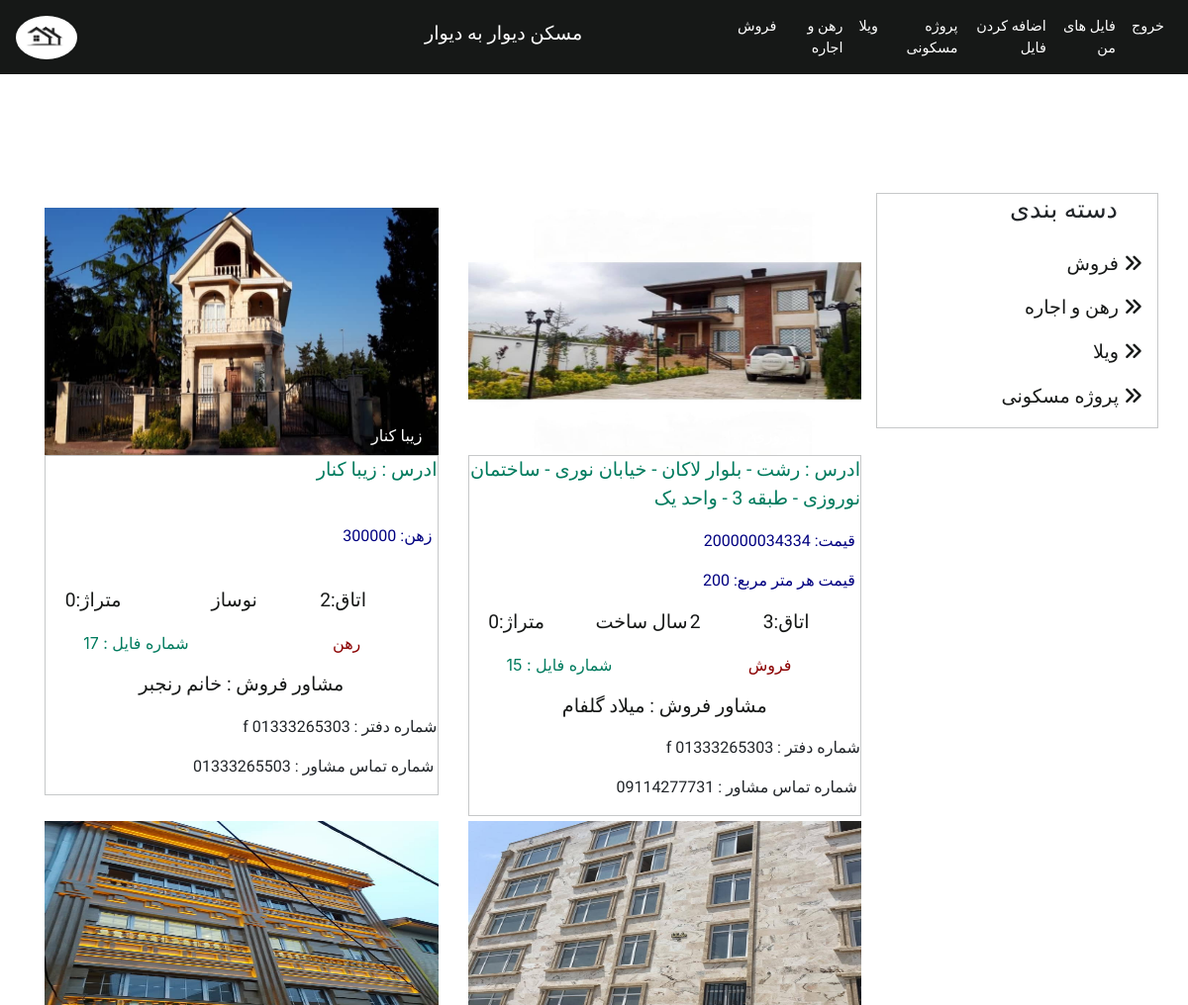
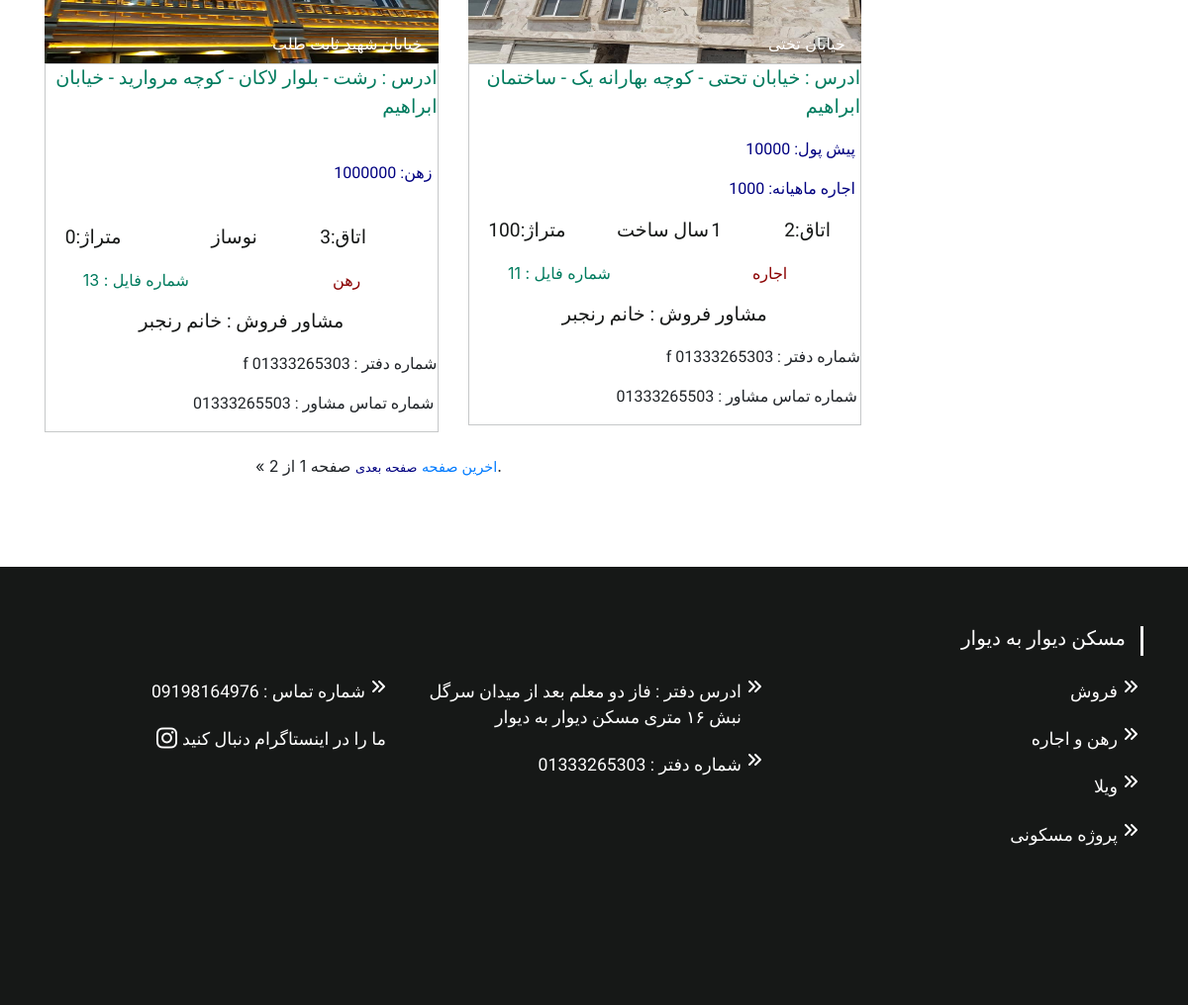
Page /products/seller_product/ (signed in) on the committed database (2 pictures, top to bottom).
### products/models.py (models this page shows, shortened)
class Product(models.Model):
    category = models.ForeignKey(Category, related_name='products', on_delete=models.CASCADE)
    name = models.CharField(max_length=200, db_index=True)
    slug = models.SlugField(max_length=200, db_index=True)
    seller = models.ForeignKey(Seller, db_index=True, default=1, on_delete=models.CASCADE)
    CHOICES = [
        ('frosh', 'frosh'),
        ('villa', 'villa'),
        ('rhn', 'rhn'),
        ('ejare', 'ejare'),
        ('proje', 'proje'),
    ]
    type = models.CharField(
        max_length=5,
        choices = CHOICES,
        default='frosh',
    )
    file_number = models.TextField(default="1")
    image = models.ImageField( default='pic/image_404.png', upload_to='products/%Y/%m/%d', blank=True)
    image2 = models.ImageField(upload_to='products/%Y/%m/%d', blank=True)
    image3 = models.ImageField(upload_to='products/%Y/%m/%d', blank=True)
    image4 = models.ImageField(upload_to='products/%Y/%m/%d', blank=True)
    image5 = models.ImageField(upload_to='products/%Y/%m/%d', blank=True)
    image6 = models.ImageField(upload_to='products/%Y/%m/%d', blank=True)
    image7 = models.ImageField(upload_to='products/%Y/%m/%d', blank=True)
    image8 = models.ImageField(upload_to='products/%Y/%m/%d', blank=True)
    image9 = models.ImageField(upload_to='products/%Y/%m/%d', blank=True)
    image10 = models.ImageField(upload_to='products/%Y/%m/%d', blank=True)
    image11 = models.ImageField(upload_to='products/%Y/%m/%d', blank=True)
    image12 = models.ImageField(upload_to='products/%Y/%m/%d', blank=True)
    image13 = models.ImageField(upload_to='products/%Y/%m/%d', blank=True)
    image14 = models.ImageField(upload_to='products/%Y/%m/%d', blank=True)
    image15 = models.ImageField(upload_to='products/%Y/%m/%d', blank=True)
    image16 = models.ImageField(upload_to='products/%Y/%m/%d', blank=True)
    image17 = models.ImageField(upload_to='products/%Y/%m/%d', blank=True)
    image18 = models.ImageField(upload_to='products/%Y/%m/%d', blank=True)
    image19 = models.ImageField(upload_to='products/%Y/%m/%d', blank=True)
    image20 = models.ImageField(upload_to='products/%Y/%m/%d', blank=True)
    price_met = models.PositiveIntegerField(default=0)
    price = models.PositiveIntegerField(default=0)
    pol_mhn = models.PositiveIntegerField(default=0)
    pish =  models.PositiveIntegerField(default=0)
    bedroom = models.PositiveIntegerField(default=0)
    area = models.PositiveIntegerField(default=0)
    year = models.PositiveIntegerField(default=1)
    parking = models.BooleanField(default=False)
    nastaghi = models.BooleanField(default=False)
    map = models.TextField(default="", blank=True)
    address = models.TextField()
    description = models.TextField(blank=True)
    created = models.DateTimeField(auto_now_add=True)
    class Meta:
        ordering = ('-created',)
        index_together = (('id', 'slug'),)
    def get_absolute_url(self):
        return reverse('products:product-detail', kwargs={'id': self.id, 'slug':self.slug})

### products/views.py (the view)
# urls.py: path('seller_product/', views.SellerListView.as_view(), name='list-seller-products'),
class SellerListView(ListView):
    template_name='products/list2.html'
    paginate_by = 4
    model = Product
    f = 0
    queryset = Product.objects.all()
    context_object_name = 'object_list'
    def get_queryset(self):
        category_slug = self.kwargs.get('category_slug')
        products = Product.objects.filter(seller = Seller.objects.get(user=self.request.user))
        if category_slug:
            category = get_object_or_404(Category, slug=category_slug)
            products = products.filter(category=category)
        return products

### products/templates/products/list2.html (shortened to what this page needs)
{% extends 'base.html' %}
{% load static %}
{% load thumbnail %}
{% block add_css %}
<link rel="stylesheet" media="screen" href="https://fontlibrary.org/face/xb-titre" type="text/css"/>
{% endblock add_css %}
{% block content %}
<div style="margin-top: 10%;" class="container">
    <div class="row">
      <div style="margin-top:10px;" class="col-sm-12 col-lg-9 col-md-12">
        <div class="row">
          {% if object_list %}
          {% for object in object_list %}
          <div style="margin-top:5px;" class="col-list-object col-lg-6 col-md-6">
              <a class="col-3-a" href="{{ object.get_absolute_url }}">
                  <div class="image-text">
                    {% thumbnail object.image "300x300" as im %}
                    <img src="{{im.url}}" height="250px" alt="">
                    {% endthumbnail %}
                    <div  class="bottom-right">{{object.name}}</div>
                  </div>
                  <div style="width: 100%;" class="product-box" >
                    <p class="font-mirza list-address" >  ادرس : {{object.address}} </p>
                    {% if object.type == 'rhn'  %}
                    <div>
                      <p style="margin-top: 10%; margin-bottom: 10%;" class="font-mirza price-list" > {{object.pish}} :زهن</p>
                    </div>
                    {% elif object.type == 'ejare' %}
                    <div>
                      <p class="font-mirza price-list" > {{object.pish}} :پیش پول</p>
                      <p  class="font-mirza price-list" > {{object.pol_mhn}} :اجاره ماهیانه<p>
                    </div>
                    {% elif object.type == 'frosh' or object.type == 'villa' or object.type == 'proje' %}
                    <div>
                      <p class="font-mirza price-list" > {{object.price}} :قیمت</p>
                      <p  class="font-mirza price-list"> {{object.price_met}} :قیمت هر متر مربع<p>
                    </div>
                    {% endif %}
                    <div class="p-list" style="font-size: 1.2rem; width:100%; display: inline-flex;" >
                        <p class="font-mirza list-col3" style="{% if object.year == 99 %} margin-left: 25%; {% else %} margin-left:5% {% endif %}">{{object.area}}:متراژ</p>
                        <p class="font-mirza list-col3" style="  {% if object.year == 0 %}  margin-left: 23%; {% else %}  margin-left: 13%;{% endif %}">
                          {% if object.year == 0 %}
                           نوساز
                           {% else %}
                            {% if object.year != 99 %}
                           <p class="font-mirza pp-list" style=" display:inline-flex; margin-right:2px;">
                              سال ساخت
                           </p>
                           <span class="font-mirza pp-list" >{{object.year}}</span>
                           {% endif %}
                            {% endif %}
                        </p>
                        <p class="font-mirza list-col3"  style=" margin-left: 16%; "> {{object.bedroom}}:اتاق </p>
                    </div>
                    <div class="row">
                      <div class="col-md-6 col-sm-6 col-xs-6">
                        <p class="list-file" style="color: #007b5e;">{{object.file_number}} : شماره فایل </p>
                      </div>
                      <div class="col-md-6 col-sm-6 col-xs-6">
                        <p class="list-file" style="color:darkred;" >{% if object.type == 'frosh' %} فروش {% elif object.type == 'villa' %} ویلا  {%  elif object.type == 'rhn'  %} رهن  {%  elif object.type == 'ejare'  %} اجاره {%  elif object.type == 'proje'  %} پروژه {% endif %}</p>
                      </div>
                    </div>
                    <p class="font-Lalezar"> مشاور فروش : {% if object.type == 'villa' %} خانم صالح نیا {% elif object.type == 'frosh' and object.Nastaghi == True %} کامران بلیغ پور {%  elif object.type == 'frosh' %}  میلاد گلفام{% else %} خانم رنجبر {% endif %} <p>
                    <div class="hidden-not-phone font-mirza" style="display:block font-size: 1.1rem; float:right;">
                      <p style="float:right;">     f شماره دفتر : 01333265303 </p>
                      <p style="margin-right: 3px; float:right;">{% if object.type == 'villa' %} 09331316262 {% elif object.type == 'frosh' and object.Nastaghi == True %} 09119343533 {%  elif object.type == 'frosh' %} 09114277731 {% else %} 01333265503 {% endif %} : شماره تماس مشاور  </p>
                    </div>
                  </div>
              </a>
            </div>
        {% endfor %}
        {% else %}
          <div class="" style="width:100%;">
            <p style="margin-bottom: 200px; margin-left:40%; font-size:2rem; color:red;" class="font-Lalezar">موردی پیدا نشد</p>
          </div>
        {% endif %}
        </div>
      </div>
      <div style="height: 20%;" class= "product-box product-box-display  col-sm-12 col-lg-3 col-md-12">
        <h3 class="ul-li font-Lalezar-h3">دسته بندی</h3>
            <ul>
              <form class="" action="." method="get">
              <li class="ul-li "><a class="col-3-a a-hover font-Lalezar" href="{% url 'products:list-seller-products' category_slug='frosh' %}">فروش <i class="fa fa-angle-double-right"></i></a></li>
                <li class="ul-li"><a class="col-3-a a-hover  font-Lalezar" href="{% url 'products:list-seller-products' category_slug='rhn-va-ejare' %}">رهن و اجاره <i class="fa fa-angle-double-right"></i></a></li>
                <li class="ul-li"><a class="col-3-a  font-Lalezar" href="{% url 'products:list-seller-products' category_slug='villa' %}">ویلا <i class="fa fa-angle-double-right"></i></a></li>
                <li class="ul-li"><a class="col-3-a  font-Lalezar" href="{% url 'products:list-seller-products' category_slug='proje' %}">پروژه مسکونی <i class="fa fa-angle-double-right"></i></a></li>
            </ul>
        </div>
  {% if object_list %}
    <div class="pagination page-div">
      <span class="step-links">
        {% if page_obj.has_next %}
            &laquo;
            <a class="page-first"  href="?page={{ page_obj.paginator.num_pages }}&{{ urlp  }}">اخرین صفحه</a>
            <a class="page-next" href="?page={{ page_obj.next_page_number }}&{{ urlp  }}">صفحه بعدی</a>
        {% endif %}
        <span  class="current page-number">
            صفحه {{ page_obj.number }} از {{ page_obj.paginator.num_pages }}.
        </span>
      </span>
    </div>
{% endif %}
  </div>
</div>
{% endblock content %}

### rows in the picture
Product: shows a picture, name "زیبا کنار", address "زیبا کنار", pish "300000", area "0", year "نوساز", bedroom "2", file_number "17", type "رهن"
Product: shows a picture, address "رشت - بلوار لاکان - خیابان نوری - ساختمان نوروزی - طبقه 3 - واحد یک", price "200000034334", price_met "200", area "0", year "2", bedroom "3", file_number "15", type "فروش"
Product: shows a picture, name "خیابان شهید ثابت طلب", address "رشت - بلوار لاکان - کوچه مروارید - خیابان ابراهیم", pish "1000000", area "0", year "نوساز", bedroom "3", file_number "13", type "رهن"
Product: shows a picture, name "خیابان تختی", address "خیابان تحتی - کوچه بهارانه یک - ساختمان ابراهیم", pish "10000", pol_mhn "1000", area "100", year "1", bedroom "2", file_number "11", type "اجاره"

### other values in the picture
{{ page_obj.paginator.num_pages }} "2"
